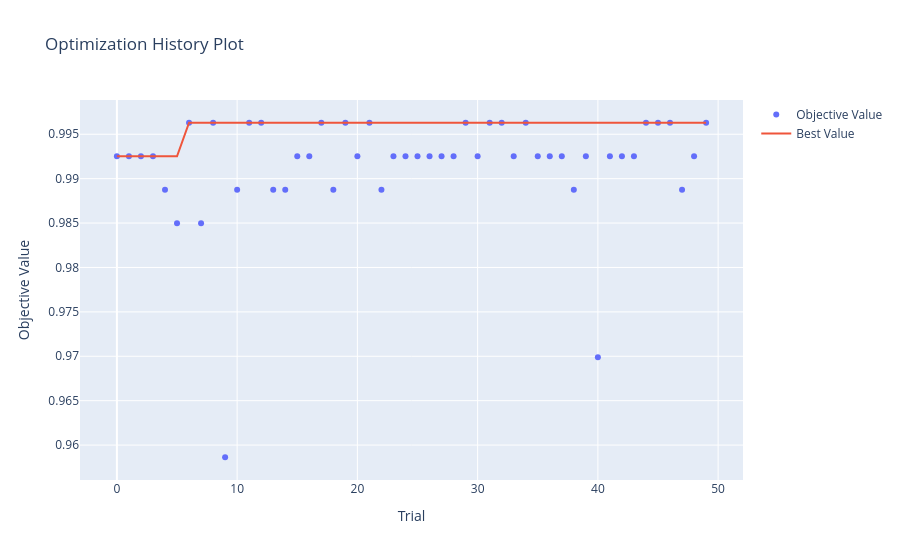
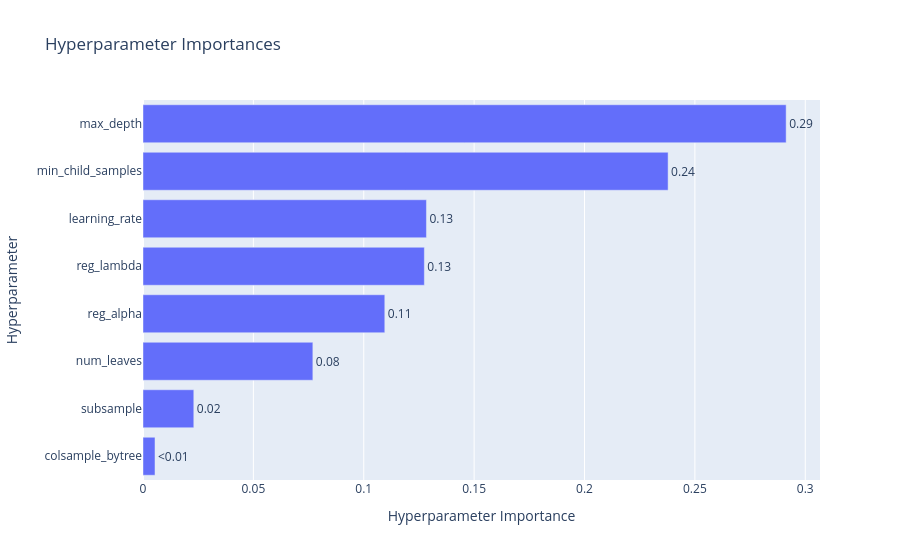

Write notebook code for charts like these, in order.
### Code cell
fig1 = plot_optimization_history(study)
fig1.write_image("../reports/optuna_history.png")
fig1.show()

fig2 = plot_param_importances(study)
fig2.write_image("../reports/optuna_importances.png")
fig2.show()

### Figure 1 — Plotly figure (JSON) as saved in the notebook; plotly's stock layout.template omitted (floating-point values rounded to 4 significant figures)
{"data": [{"mode": "markers", "name": "Objective Value", "type": "scatter", "x": [0, 1, 2, 3, 4, 5, 6, 7, 8, 9, 10, 11, 12, 13, 14, 15, 16, 17, 18, 19, 20, 21, 22, 23, 24, 25, 26, 27, 28, 29, 30, 31, 32, 33, 34, 35, 36, 37, 38, 39, 40, 41, 42, 43, 44, 45, 46, 47, 48, 49], "y": [0.9925, 0.9925, 0.9925, 0.9925, 0.9887, 0.985, 0.9963, 0.985, 0.9963, 0.9586, 0.9887, 0.9963, 0.9963, 0.9887, 0.9887, 0.9925, 0.9925, 0.9963, 0.9887, 0.9963, 0.9925, 0.9963, 0.9887, 0.9925, 0.9925, 0.9925, 0.9925, 0.9925, 0.9925, 0.9963, 0.9925, 0.9963, 0.9963, 0.9925, 0.9963, 0.9925, 0.9925, 0.9925, 0.9887, 0.9925, 0.9699, 0.9925, 0.9925, 0.9925, 0.9963, 0.9963, 0.9963, 0.9887, 0.9925, 0.9963]}, {"mode": "lines", "name": "Best Value", "type": "scatter", "x": [0, 1, 2, 3, 4, 5, 6, 7, 8, 9, 10, 11, 12, 13, 14, 15, 16, 17, 18, 19, 20, 21, 22, 23, 24, 25, 26, 27, 28, 29, 30, 31, 32, 33, 34, 35, 36, 37, 38, 39, 40, 41, 42, 43, 44, 45, 46, 47, 48, 49], "y": [0.9925, 0.9925, 0.9925, 0.9925, 0.9925, 0.9925, 0.9963, 0.9963, 0.9963, 0.9963, 0.9963, 0.9963, 0.9963, 0.9963, 0.9963, 0.9963, 0.9963, 0.9963, 0.9963, 0.9963, 0.9963, 0.9963, 0.9963, 0.9963, 0.9963, 0.9963, 0.9963, 0.9963, 0.9963, 0.9963, 0.9963, 0.9963, 0.9963, 0.9963, 0.9963, 0.9963, 0.9963, 0.9963, 0.9963, 0.9963, 0.9963, 0.9963, 0.9963, 0.9963, 0.9963, 0.9963, 0.9963, 0.9963, 0.9963, 0.9963]}, {"marker": {"color": "#cccccc"}, "mode": "markers", "name": "Infeasible Trial", "showlegend": false, "type": "scatter", "x": [], "y": []}], "layout": {"title": {"text": "Optimization History Plot"}, "xaxis": {"title": {"text": "Trial"}}, "yaxis": {"title": {"text": "Objective Value"}}}}

### Figure 2 — Plotly figure (JSON) as saved in the notebook; plotly's stock layout.template omitted (floating-point values rounded to 4 significant figures)
{"data": [{"cliponaxis": false, "hovertemplate": ["colsample_bytree (FloatDistribution): 0.005434124074236011<extra></extra>", "subsample (FloatDistribution): 0.023012137738123887<extra></extra>", "num_leaves (IntDistribution): 0.07694752561498014<extra></extra>", "reg_alpha (FloatDistribution): 0.1095354188787582<extra></extra>", "reg_lambda (FloatDistribution): 0.12744905403569154<extra></extra>", "learning_rate (FloatDistribution): 0.12840202521087132<extra></extra>", "min_child_samples (IntDistribution): 0.23787470444360478<extra></extra>", "max_depth (IntDistribution): 0.2913450100037342<extra></extra>"], "name": "Objective Value", "orientation": "h", "text": ["<0.01", "0.02", "0.08", "0.11", "0.13", "0.13", "0.24", "0.29"], "textposition": "outside", "type": "bar", "x": [0.005434, 0.02301, 0.07695, 0.1095, 0.1274, 0.1284, 0.2379, 0.2913], "y": ["colsample_bytree", "subsample", "num_leaves", "reg_alpha", "reg_lambda", "learning_rate", "min_child_samples", "max_depth"]}], "layout": {"title": {"text": "Hyperparameter Importances"}, "xaxis": {"title": {"text": "Hyperparameter Importance"}}, "yaxis": {"title": {"text": "Hyperparameter"}}}}
